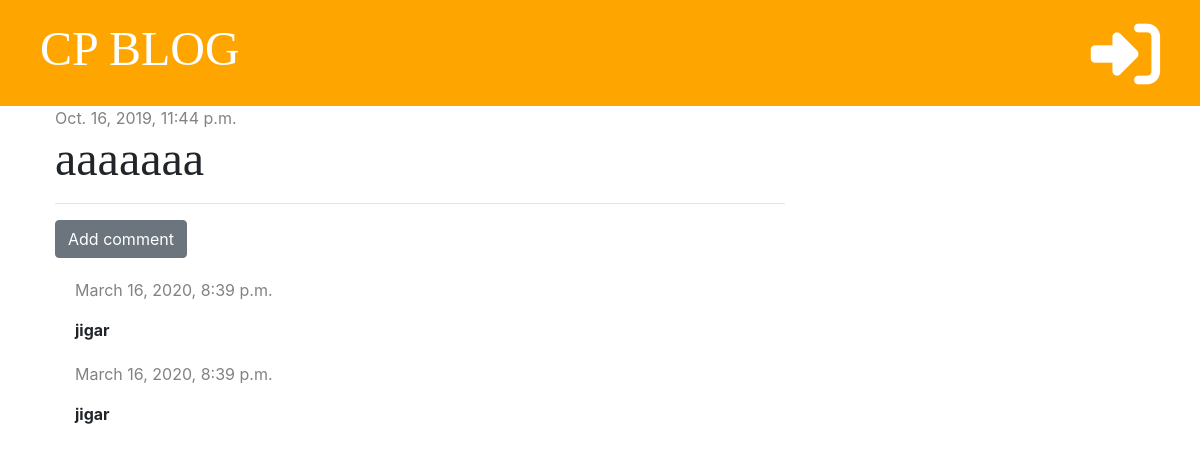
The page /post/8/ on the database its author committed.
### blog/models.py (models this page shows, shortened)
class Post(models.Model):
    author = models.ForeignKey('auth.User', on_delete=models.CASCADE)
    title = models.CharField(max_length=200)
    text = models.TextField()
    created_date = models.DateTimeField(default=timezone.now)
    published_date = models.DateTimeField(blank=True, null=True)

class Comment(models.Model):
    post = models.ForeignKey('blog.Post', on_delete=models.CASCADE, related_name='comments')
    author = models.CharField(max_length=200)
    text = models.TextField()
    created_date = models.DateTimeField(default=timezone.now)
    approved = models.BooleanField(default=False)

### blog/views.py (the view)
# urls.py: path('post/<int:pk>/', views.post_detail, name='post_detail'),
def post_detail(request, pk):
    post = get_object_or_404(Post, pk=pk)
    stuff_for_frontend = {'post': post}
    return render(request, 'blog/post_detail.html', stuff_for_frontend)

### blog/templatetags/markdownify.py (called while the page is built)
@register.filter
def markdown(value):
    renderer = HighlightRenderer()
    markdown = mistune.Markdown(renderer=renderer)
    return markdown(value)

### blog/templates/blog/post_detail.html (shortened to what this page needs)
{% extends 'blog/base.html' %}
{% load markdownify %}
{% block content %}
        <div class="post">
            {% if post.published_date %}
                <div class="date">
                    {{ post.published_date }}
                 </div>
            {% else %}
                <a href="{% url 'post_publish' pk=post.pk %}"><button class="btn btn-primary">Publish</button></a>
            {% endif %}
            <h1> {{ post.title }}</h1>
            <hr>
            <a href="{% url 'add_comments_to_post' pk=post.pk %}"><button class="btn btn-secondary">Add comment</button></a>
            {% for comment in post.comments.all %}
                {% if user.is_authenticated or comment.approved %}
                    <div class="comment">
                        <div class="date" >
                            <p>{{ comment.created_date }}</p>
                        </div>
                        <strong>{{comment.author}}</strong>
                    </div>
                {% endif %}
            {% empty %}
            <p>No comments yet...</p>
            {% endfor %}
        </div>
{% endblock%}

### blog/static/blog/blog.css (style rules this page uses)
h1, h2, h3, h4 { font-family: 'Tangerine', 'Inconsolata', 'Droid Sans', serif; font-size: 48px; }
.date { color: #828282; }
.post { margin-bottom: 70px; }
.comment { margin: 20px 0px 20px 20px; }

### rows shown on the page
Post: published_date "Oct. 16, 2019, 11:44 p.m.", title "aaaaaaa"
Comment: created_date "March 16, 2020, 8:39 p.m.", author "jigar"
Comment: created_date "March 16, 2020, 8:39 p.m.", author "jigar"
